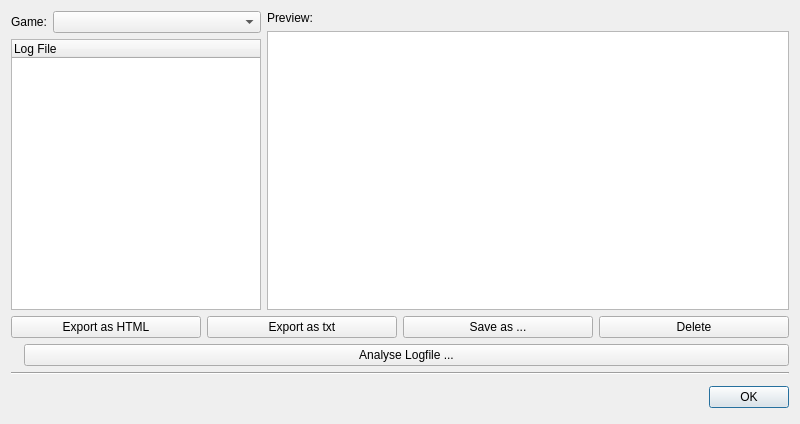
<?xml version="1.0" encoding="UTF-8"?>
<ui version="4.0">
 <class>LogFileDialog</class>
 <widget class="QDialog" name="LogFileDialog">
  <property name="geometry">
   <rect>
    <x>0</x>
    <y>0</y>
    <width>800</width>
    <height>424</height>
   </rect>
  </property>
  <property name="minimumSize">
   <size>
    <width>800</width>
    <height>424</height>
   </size>
  </property>
  <property name="windowTitle">
   <string>Dialog</string>
  </property>
  <layout class="QVBoxLayout" name="verticalLayout_2">
   <item>
    <layout class="QHBoxLayout" name="horizontalLayout_3">
     <item>
      <layout class="QVBoxLayout" name="verticalLayout">
       <item>
        <layout class="QHBoxLayout" name="horizontalLayout">
         <item>
          <widget class="QLabel" name="label">
           <property name="sizePolicy">
            <sizepolicy hsizetype="Fixed" vsizetype="Preferred">
             <horstretch>0</horstretch>
             <verstretch>0</verstretch>
            </sizepolicy>
           </property>
           <property name="text">
            <string>Game:</string>
           </property>
          </widget>
         </item>
         <item>
          <widget class="QComboBox" name="comboBox">
           <property name="sizePolicy">
            <sizepolicy hsizetype="Preferred" vsizetype="Fixed">
             <horstretch>0</horstretch>
             <verstretch>0</verstretch>
            </sizepolicy>
           </property>
          </widget>
         </item>
        </layout>
       </item>
       <item>
        <widget class="QTreeWidget" name="treeWidget_logFiles">
         <property name="sizePolicy">
          <sizepolicy hsizetype="Minimum" vsizetype="MinimumExpanding">
           <horstretch>0</horstretch>
           <verstretch>0</verstretch>
          </sizepolicy>
         </property>
         <property name="maximumSize">
          <size>
           <width>250</width>
           <height>16777215</height>
          </size>
         </property>
         <property name="alternatingRowColors">
          <bool>true</bool>
         </property>
         <property name="selectionMode">
          <enum>QAbstractItemView::ExtendedSelection</enum>
         </property>
         <property name="indentation">
          <number>5</number>
         </property>
         <property name="rootIsDecorated">
          <bool>false</bool>
         </property>
         <property name="allColumnsShowFocus">
          <bool>true</bool>
         </property>
         <column>
          <property name="text">
           <string>Log File</string>
          </property>
         </column>
        </widget>
       </item>
      </layout>
     </item>
     <item>
      <layout class="QVBoxLayout" name="verticalLayout_4">
       <item>
        <widget class="QLabel" name="label_37">
         <property name="text">
          <string>Preview:</string>
         </property>
        </widget>
       </item>
       <item>
        <widget class="QTextBrowser" name="textBrowser_logPreview">
         <property name="sizePolicy">
          <sizepolicy hsizetype="MinimumExpanding" vsizetype="MinimumExpanding">
           <horstretch>0</horstretch>
           <verstretch>0</verstretch>
          </sizepolicy>
         </property>
        </widget>
       </item>
      </layout>
     </item>
    </layout>
   </item>
   <item>
    <layout class="QHBoxLayout" name="horizontalLayout_9">
     <item>
      <widget class="QPushButton" name="pushButton_exportLogHtml">
       <property name="text">
        <string>Export as HTML</string>
       </property>
       <property name="icon">
        <iconset resource="../resources/pokerth.qrc">
         <normaloff>:/gfx/text-html.png</normaloff>:/gfx/text-html.png</iconset>
       </property>
       <property name="iconSize">
        <size>
         <width>32</width>
         <height>32</height>
        </size>
       </property>
      </widget>
     </item>
     <item>
      <widget class="QPushButton" name="pushButton_exportLogTxt">
       <property name="text">
        <string>Export as txt</string>
       </property>
       <property name="icon">
        <iconset resource="../resources/pokerth.qrc">
         <normaloff>:/gfx/text-plain.png</normaloff>:/gfx/text-plain.png</iconset>
       </property>
       <property name="iconSize">
        <size>
         <width>32</width>
         <height>32</height>
        </size>
       </property>
      </widget>
     </item>
     <item>
      <widget class="QPushButton" name="pushButton_saveLogAs">
       <property name="text">
        <string>Save as ...</string>
       </property>
       <property name="icon">
        <iconset resource="../resources/pokerth.qrc">
         <normaloff>:/gfx/filesave.png</normaloff>:/gfx/filesave.png</iconset>
       </property>
       <property name="iconSize">
        <size>
         <width>32</width>
         <height>32</height>
        </size>
       </property>
      </widget>
     </item>
     <item>
      <widget class="QPushButton" name="pushButton_deleteLog">
       <property name="text">
        <string>Delete</string>
       </property>
       <property name="icon">
        <iconset resource="../resources/pokerth.qrc">
         <normaloff>:/gfx/editdelete.png</normaloff>:/gfx/editdelete.png</iconset>
       </property>
       <property name="iconSize">
        <size>
         <width>32</width>
         <height>32</height>
        </size>
       </property>
      </widget>
     </item>
    </layout>
   </item>
   <item>
    <layout class="QHBoxLayout" name="horizontalLayout_animation">
     <item>
      <widget class="QLabel" name="label_animation">
       <property name="text">
        <string/>
       </property>
      </widget>
     </item>
     <item>
      <widget class="QPushButton" name="pushButton_analyseLogfile">
       <property name="sizePolicy">
        <sizepolicy hsizetype="MinimumExpanding" vsizetype="Fixed">
         <horstretch>0</horstretch>
         <verstretch>0</verstretch>
        </sizepolicy>
       </property>
       <property name="text">
        <string>Analyse Logfile ...</string>
       </property>
       <property name="icon">
        <iconset resource="../resources/pokerth.qrc">
         <normaloff>:/gfx/view-statistics.png</normaloff>:/gfx/view-statistics.png</iconset>
       </property>
       <property name="iconSize">
        <size>
         <width>32</width>
         <height>32</height>
        </size>
       </property>
      </widget>
     </item>
    </layout>
   </item>
   <item>
    <widget class="Line" name="line">
     <property name="orientation">
      <enum>Qt::Horizontal</enum>
     </property>
    </widget>
   </item>
   <item>
    <widget class="QDialogButtonBox" name="buttonBox">
     <property name="minimumSize">
      <size>
       <width>0</width>
       <height>32</height>
      </size>
     </property>
     <property name="orientation">
      <enum>Qt::Horizontal</enum>
     </property>
     <property name="standardButtons">
      <set>QDialogButtonBox::Ok</set>
     </property>
    </widget>
   </item>
  </layout>
 </widget>
 <resources>
  <include location="../resources/pokerth.qrc"/>
 </resources>
 <connections>
  <connection>
   <sender>buttonBox</sender>
   <signal>accepted()</signal>
   <receiver>LogFileDialog</receiver>
   <slot>accept()</slot>
   <hints>
    <hint type="sourcelabel">
     <x>248</x>
     <y>254</y>
    </hint>
    <hint type="destinationlabel">
     <x>157</x>
     <y>274</y>
    </hint>
   </hints>
  </connection>
  <connection>
   <sender>buttonBox</sender>
   <signal>rejected()</signal>
   <receiver>LogFileDialog</receiver>
   <slot>reject()</slot>
   <hints>
    <hint type="sourcelabel">
     <x>316</x>
     <y>260</y>
    </hint>
    <hint type="destinationlabel">
     <x>286</x>
     <y>274</y>
    </hint>
   </hints>
  </connection>
 </connections>
</ui>
